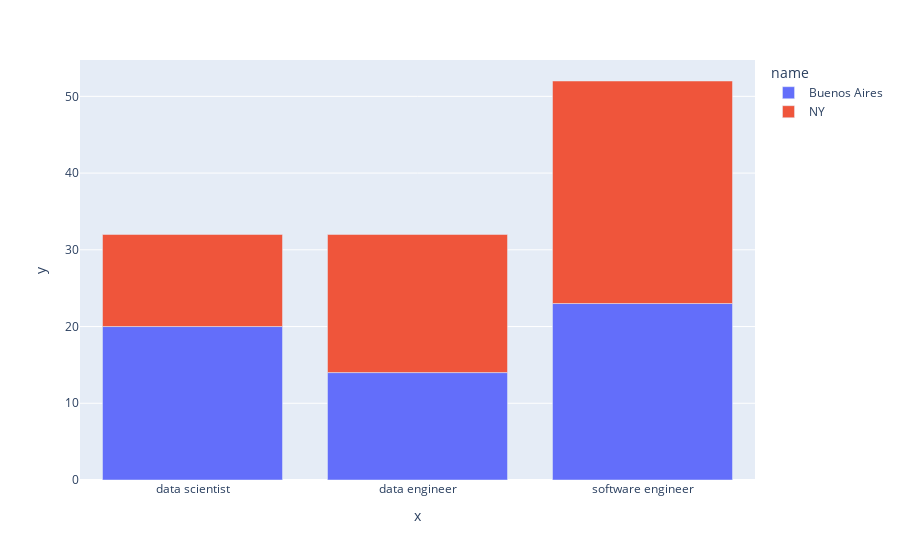

Notebook code for this chart:
### Markdown cell above
### Bar chart con Hover text

https://plotly.com/python/hover-text-and-formatting/

Definimos el formato del contenido que aparece en hover usando un diccionario donde establecemos los valores de los atributos.

El detalle de los atributos que podemos establecer para hover en gráficos de barras y de puntos podemos verlos aquí:

https://plotly.com/python/reference/#bar-hoverlabe

https://plotly.com/python/reference/#scatter-hoverlabel

### Code cell
fig = px.bar(data_raw, x="x", y="y", color='name', barmode='relative')

fig.update_layout(
    hoverlabel=dict(
        bgcolor="white", 
        font_size=16, 
        font_family="Rockwell"
    )
)

fig.show()

### Figure 1 — Plotly figure (JSON) as saved in the notebook; plotly's stock layout.template omitted (floating-point values rounded to 4 significant figures)
{"data": [{"alignmentgroup": "True", "hovertemplate": "name=Buenos Aires<br>x=%{x}<br>y=%{y}<extra></extra>", "legendgroup": "Buenos Aires", "marker": {"color": "#636efa"}, "name": "Buenos Aires", "offsetgroup": "Buenos Aires", "orientation": "v", "showlegend": true, "textposition": "auto", "type": "bar", "x": ["data scientist", "data engineer", "software engineer"], "xaxis": "x", "y": [20, 14, 23], "yaxis": "y"}, {"alignmentgroup": "True", "hovertemplate": "name=NY<br>x=%{x}<br>y=%{y}<extra></extra>", "legendgroup": "NY", "marker": {"color": "#EF553B"}, "name": "NY", "offsetgroup": "NY", "orientation": "v", "showlegend": true, "textposition": "auto", "type": "bar", "x": ["data scientist", "data engineer", "software engineer"], "xaxis": "x", "y": [12, 18, 29], "yaxis": "y"}], "layout": {"autosize": true, "barmode": "relative", "hoverlabel": {"bgcolor": "white", "font": {"family": "Rockwell", "size": 16}}, "legend": {"title": {"text": "name"}, "tracegroupgap": 0}, "margin": {"t": 60}, "xaxis": {"anchor": "y", "autorange": true, "domain": [0, 1], "range": [-0.5, 2.5], "title": {"text": "x"}, "type": "category"}, "yaxis": {"anchor": "x", "autorange": true, "domain": [0, 1], "range": [0, 54.74], "title": {"text": "y"}, "type": "linear"}}}
